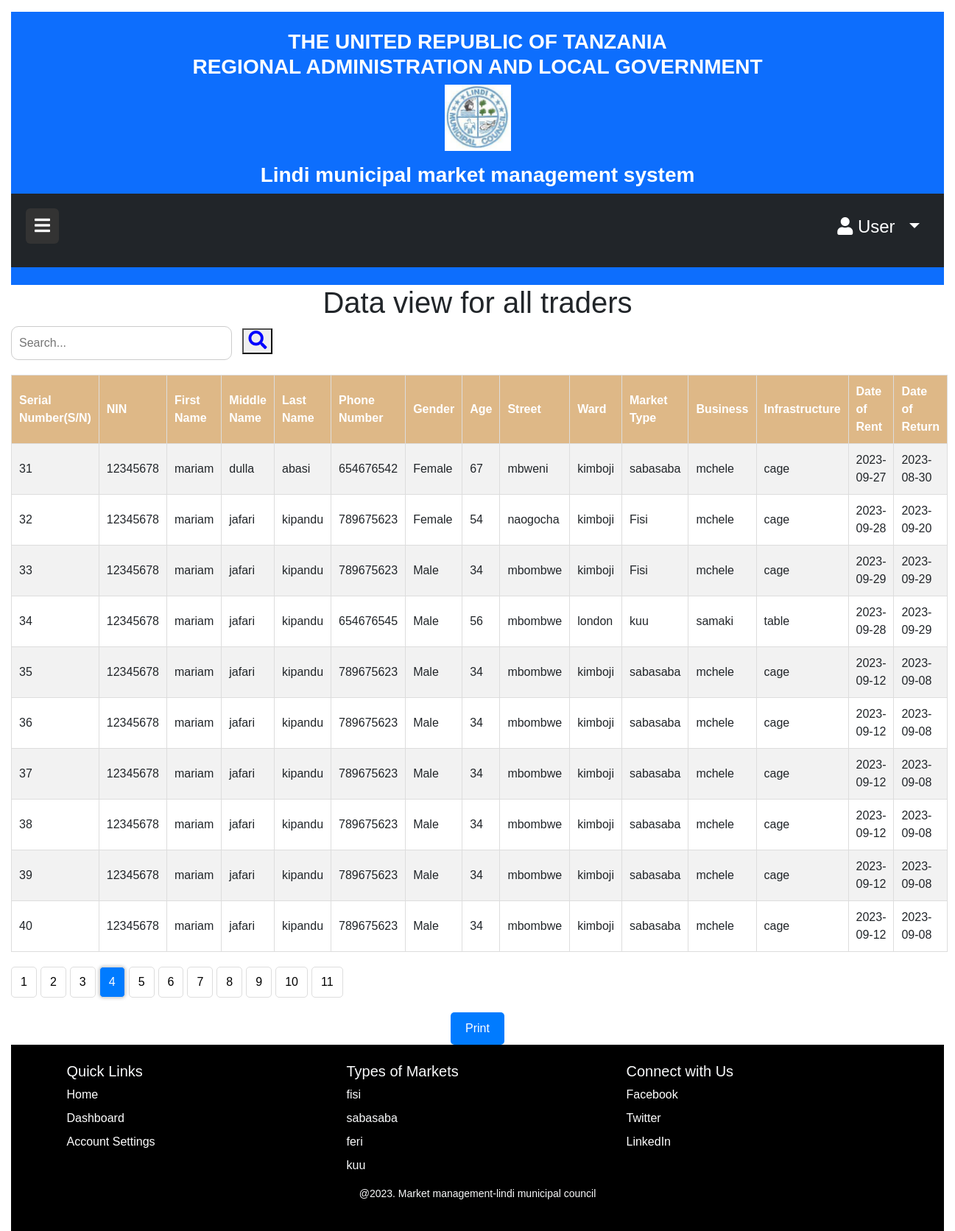
The page /Traders.php?page=4 on the database its author committed.
### tables this page shows
CREATE TABLE `wafanyabiashara` (
  `Mfanyabiashara_ID` int(11) NOT NULL,
  `NIN` varchar(24) NOT NULL,
  `Jina_la_Kwanza` varchar(15) NOT NULL,
  `Jina_Kati` varchar(15) NOT NULL,
  `Jina_Mwisho` varchar(15) NOT NULL,
  `Namba_ya_Simu` int(11) NOT NULL,
  `Jinsi` text NOT NULL,
  `Umri` int(11) NOT NULL,
  `Street` varchar(15) NOT NULL,
  `Ward` varchar(15) NOT NULL,
  `MarketType` varchar(20) NOT NULL,
  `business` varchar(30) NOT NULL,
  `infrastructure` varchar(20) NOT NULL,
  `date_of_rent` date NOT NULL,
  `date_of_return` date NOT NULL
);

### Traders.php (the view, shortened to what this page needs)
<!DOCTYPE html>
<html>
<head>
  <link rel="stylesheet" href="https://cdn.jsdelivr.net/npm/bootstrap@5.3.0/dist/css/bootstrap.min.css">
  <link rel="stylesheet" href="https://cdnjs.cloudflare.com/ajax/libs/font-awesome/5.15.3/css/all.min.css">
  <link rel="stylesheet" href="style/content.css">
  <link rel="stylesheet" href="https://cdnjs.cloudflare.com/ajax/libs/font-awesome/5.15.4/css/all.min.css">
</head>
<body>
<div id="main-content">
            <header class="bg-primary text-white text-center py-4">
        <div class="d-flex flex-column align-items-center">
            <h3>THE UNITED REPUBLIC OF TANZANIA <br> REGIONAL ADMINISTRATION AND LOCAL GOVERNMENT</h3>
            <div class="mb-3" id="tp">
              <img src="image/lindi-municipal.jpg" alt="image" class="img-fluid">
            </div>
            <h3 class="m-0">Lindi municipal market management system<h3>
          </div>
    <div class="position-relative bg-dark p-3" id="top">
      <div class="d-flex justify-content-between">
          <button id="toggle-btn" class="btn btn-dark">
              <i class="fas fa-bars"></i>
          </button>
          <div class="user-dropdown">
              <button id="user-btn" class="btn btn-dark dropdown-toggle" data-bs-toggle="dropdown">
                  <i class="fas fa-user"></i> User <i class="fas fa-arrow"></i>
              </button>
          </div>
      </div>
    </div>
    </header>
<h1>Data view for all traders</h1>
<div class="search-container">
  <form method="GET" action="">
    <div class="search-wrapper">
      <input type="text" name="search"  placeholder="Search...">
      <button type="submit"><i class="fa fa-search" aria-hidden="true"></i></button>
    </div>
  </form>
</div>
  <?php
include 'Connection.php' ;
  $current_page = isset($_GET['page']) ? $_GET['page'] : 1;
  $rows_per_page = 10;
  $offset = ($current_page - 1) * $rows_per_page;
  $search_query = isset($_GET['search']) ? $_GET['search'] : '';
  $total_rows_query = "SELECT COUNT(*) AS total FROM wafanyabiashara WHERE
                        NIN LIKE '%$search_query%' OR
                        Jina_la_Kwanza LIKE '%$search_query%' OR
                        Jina_Kati LIKE '%$search_query%' OR
                        Jina_Mwisho LIKE '%$search_query%' OR
                        Namba_ya_Simu LIKE '%$search_query%' OR
                        Jinsi LIKE '%$search_query%' OR
                        Umri LIKE '%$search_query%' OR
                        Street LIKE '%$search_query%' OR
                        Ward LIKE '%$search_query%' OR
                        MarketType LIKE '%$search_query%' OR
                        business LIKE '%$search_query%' OR
                        infrastructure LIKE '%$search_query%' OR
                        date_of_rent LIKE '%$search_query%' OR
                        date_of_return LIKE '%$search_query%'";
  $total_rows_result = $conn->query($total_rows_query);
  $total_rows = $total_rows_result->fetch_assoc()['total'];
  $total_pages = ceil($total_rows / $rows_per_page);
  $sql = "SELECT * FROM wafanyabiashara WHERE
            NIN LIKE '%$search_query%' OR
            Jina_la_Kwanza LIKE '%$search_query%' OR
            Jina_Kati LIKE '%$search_query%' OR
            Jina_Mwisho LIKE '%$search_query%' OR
            Namba_ya_Simu LIKE '%$search_query%' OR
            Jinsi LIKE '%$search_query%' OR
            Umri LIKE '%$search_query%' OR
            Street LIKE '%$search_query%' OR
            Ward LIKE '%$search_query%' OR
            MarketType LIKE '%$search_query%' OR
            business LIKE  '%$search_query%' OR
            infrastructure LIKE '%$search_query%' OR
            date_of_rent LIKE '%$search_query%' OR
            date_of_return LIKE '%$search_query%'
          LIMIT $offset, $rows_per_page";
  $result = $conn->query($sql);
  if ($result->num_rows > 0) {
    echo "<table>";
    echo "<tr>
            <th class='serial-number'>Serial Number(S/N)</th>
            <th class='table-header'>NIN</th>
            <th class='table-header'>First Name</th>
            <th class='table-header'>Middle Name</th>
            <th class='table-header'>Last Name</th>
            <th class='table-header'>Phone Number</th>
            <th class='table-header'>Gender</th>
            <th class='table-header'>Age</th>
            <th class='table-header'>Street</th>
            <th class='table-header'>Ward</th>
            <th class='table-header'>Market Type</th>
            <th class='table-header'>Business</th>
            <th class='table-header'>Infrastructure</th>
            <th class='table-header'>Date of Rent</th>
            <th class='table-header'>Date of Return</th>
          </tr>";
    $serial_number = $offset + 1;
    while ($row = $result->fetch_assoc()) {
      $nin = $row["NIN"];
      $first_name = $row["Jina_la_Kwanza"];
      $middle_name = $row["Jina_Kati"];
      $last_name = $row["Jina_Mwisho"];
      $phone_number = $row["Namba_ya_Simu"];
      $gender = $row["Jinsi"];
      $age = $row["Umri"];
      $street = $row["Street"];
      $ward = $row["Ward"];
      $market_type = $row["MarketType"];
      $business = $row["business"];
      $infrastructure = $row["infrastructure"];
      $date_of_rent = $row["date_of_rent"];
      $date_of_return = $row["date_of_return"];
      $row_class = ($serial_number % 2 == 0) ? '' : 'gray-row';
      echo "<tr class='$row_class'>
              <td class='serial-number'>$serial_number</td>
              <td>$nin</td>
              <td>$first_name</td>
              <td>$middle_name</td>
              <td>$last_name</td>
              <td>$phone_number</td>
              <td>$gender</td>
              <td>$age</td>
              <td>$street</td>
              <td>$ward</td>
              <td>$market_type</td>
              <td>$business</td>
              <td>$infrastructure</td>
              <td>$date_of_rent</td>
              <td>$date_of_return</td>
            </tr>";
      $serial_number++;
    }
    echo "</table>";
    echo "<ul class='pagination'>";
    for ($i = 1; $i <= $total_pages; $i++) {
      $active_class = ($i == $current_page) ? 'active' : '';
      $search_param = (!empty($search_query)) ? "&search=$search_query" : "";
      echo "<li class='$active_class'><a href='?page=$i$search_param'>$i</a></li>";
    }
    echo "</ul>";
  } else {
    echo "<p>No results found.</p>";
  }
  ?>
<div class="print-button">
            <button onclick="window.print()">Print</button>
        </div>
  <footer class="custom-footer text-light py-4">
    <div class="container">
      <div class="row">
        <div class="col-md-4">
          <h5>Quick Links</h5>
          <ul class="list-unstyled">
            <li><a href="#">Home</a></li>
            <li><a href="#">Dashboard</a></li>
            <li><a href="#">Account Settings</a></li>
          </ul>
        </div>
        <div class="col-md-4">
          <h5>Types of Markets</h5>
          <ul class="list-unstyled">
            <li>fisi</li>
            <li>sabasaba</li>
            <li>feri</li>
            <li>kuu</li>
          </ul>
        </div>
        <div class="col-md-4">
          <h5>Connect with Us</h5>
          <ul class="list-unstyled">
            <li><a href="#"><i class="bi bi-facebook"></i> Facebook</a></li>
            <li><a href="#"><i class="bi bi-twitter"></i> Twitter</a></li>
            <li><a href="#"><i class="bi bi-linkedin"></i> LinkedIn</a></li>
          </ul>
        </div>
      </div>
      <p class="text-center">@2023. Market management-lindi municipal council</p>
    </div>
    </footer>
  </div>
</body>
</html>

### style/content.css (style rules this page uses)
body { height: 0; }
#main-content { transition: margin-left 0.3s ease-in-out; padding-left: 15px; padding-right: 15px; }
#toggle-btn { position: absolute; left: 20px; top: 20px; background: #333; color: white; border: none; cursor: pointer; font-size: 24px; z-index: 1001; }
#tp img { height: 90px; width: 90px; }
#user-btn { position: absolute; top: 20px; right: 20px; background: #333; color: white; cursor: pointer; font-size: 24px; z-index: 1001; }
#top { background-color: #f7f7f7; height: 100px; }
.user-dropdown { position: absolute; top: 0; right: 0; }
#user-btn { border-radius: 0; background-color:transparent; }
:root { --main-background-color: #f7f7f7; }
.custom-footer { padding: 100px 0; background-color: var(--main-background-color); background-color:black; }
footer { padding: 20px 10px; background-color: black; }
footer ul { list-style: none; padding: 0; }
footer ul li { margin-bottom: 8px; }
footer ul li a { color: #fff; text-decoration: none; transition: color 0.3s ease; }
footer p { font-size: 14px; }
input[type="text"], input[type="tel"], input[type="number"], input[type="date"], select { width: 100%; padding: 10px; border: 1px solid #ccc; border-radius: 5px; }
h3 { font-weight: bold; }

### Traders.php (style rules this page uses)
body { font-family: Arial, sans-serif; }
h1 { text-align: center; }
table { width: 100%; border-collapse: collapse; margin-top: 20px; }
table, th, td { border: 1px solid #ddd; }
th, td { padding: 10px; text-align: left; }
th { background-color: burlywood; color: #fff; }
tr:nth-child(even) { background-color: #f2f2f2; }
.print-button { margin-top: 20px; text-align: center; }
.print-button button { background-color: #007bff; color: #fff; padding: 10px 20px; border: none; border-radius: 5px; cursor: pointer; }
.pagination { margin-top: 20px; list-style-type: none; text-align: center; }
.pagination li { display: inline-block; margin-right: 5px; }
.pagination li a { display: inline-block; padding: 8px 12px; text-decoration: none; color: #000; border: 1px solid #ddd; border-radius: 5px; }
.pagination li.active a { background-color: #007bff; color: #fff; box-shadow: 0px 0px 5px rgba(0, 0, 0, 0.3); }
.search-container { display: flex; align-items: center; }
input[type="text"] { padding: 10px; border: 1px solid #ccc; border-radius: 10px; width: 300px; margin-right: 10px; }
.fa-search { font-size: 25px; color:blue; }
.gray-row { background-color: #f2f2f2; }

### rows shown on the page
wafanyabiashara: NIN "12345678", Jina_la_Kwanza "mariam", Jina_Kati "dulla", Jina_Mwisho "abasi", Namba_ya_Simu "654676542", Jinsi "Female", Umri "67", Street "mbweni", Ward "kimboji", MarketType "sabasaba", business "mchele", infrastructure "cage", date_of_rent "2023-09-27", date_of_return "2023-08-30"
wafanyabiashara: NIN "12345678", Jina_la_Kwanza "mariam", Jina_Kati "jafari", Jina_Mwisho "kipandu", Namba_ya_Simu "789675623", Jinsi "Female", Umri "54", Street "naogocha", Ward "kimboji", MarketType "Fisi", business "mchele", infrastructure "cage", date_of_rent "2023-09-28", date_of_return "2023-09-20"
wafanyabiashara: NIN "12345678", Jina_la_Kwanza "mariam", Jina_Kati "jafari", Jina_Mwisho "kipandu", Namba_ya_Simu "789675623", Jinsi "Male", Umri "34", Street "mbombwe", Ward "kimboji", MarketType "Fisi", business "mchele", infrastructure "cage", date_of_rent "2023-09-29", date_of_return "2023-09-29"
wafanyabiashara: NIN "12345678", Jina_la_Kwanza "mariam", Jina_Kati "jafari", Jina_Mwisho "kipandu", Namba_ya_Simu "654676545", Jinsi "Male", Umri "56", Street "mbombwe", Ward "london", MarketType "kuu", business "samaki", infrastructure "table", date_of_rent "2023-09-28", date_of_return "2023-09-29"
wafanyabiashara: NIN "12345678", Jina_la_Kwanza "mariam", Jina_Kati "jafari", Jina_Mwisho "kipandu", Namba_ya_Simu "789675623", Jinsi "Male", Umri "34", Street "mbombwe", Ward "kimboji", MarketType "sabasaba", business "mchele", infrastructure "cage", date_of_rent "2023-09-12", date_of_return "2023-09-08"
wafanyabiashara: NIN "12345678", Jina_la_Kwanza "mariam", Jina_Kati "jafari", Jina_Mwisho "kipandu", Namba_ya_Simu "789675623", Jinsi "Male", Umri "34", Street "mbombwe", Ward "kimboji", MarketType "sabasaba", business "mchele", infrastructure "cage", date_of_rent "2023-09-12", date_of_return "2023-09-08"
wafanyabiashara: NIN "12345678", Jina_la_Kwanza "mariam", Jina_Kati "jafari", Jina_Mwisho "kipandu", Namba_ya_Simu "789675623", Jinsi "Male", Umri "34", Street "mbombwe", Ward "kimboji", MarketType "sabasaba", business "mchele", infrastructure "cage", date_of_rent "2023-09-12", date_of_return "2023-09-08"
wafanyabiashara: NIN "12345678", Jina_la_Kwanza "mariam", Jina_Kati "jafari", Jina_Mwisho "kipandu", Namba_ya_Simu "789675623", Jinsi "Male", Umri "34", Street "mbombwe", Ward "kimboji", MarketType "sabasaba", business "mchele", infrastructure "cage", date_of_rent "2023-09-12", date_of_return "2023-09-08"
wafanyabiashara: NIN "12345678", Jina_la_Kwanza "mariam", Jina_Kati "jafari", Jina_Mwisho "kipandu", Namba_ya_Simu "789675623", Jinsi "Male", Umri "34", Street "mbombwe", Ward "kimboji", MarketType "sabasaba", business "mchele", infrastructure "cage", date_of_rent "2023-09-12", date_of_return "2023-09-08"
wafanyabiashara: NIN "12345678", Jina_la_Kwanza "mariam", Jina_Kati "jafari", Jina_Mwisho "kipandu", Namba_ya_Simu "789675623", Jinsi "Male", Umri "34", Street "mbombwe", Ward "kimboji", MarketType "sabasaba", business "mchele", infrastructure "cage", date_of_rent "2023-09-12", date_of_return "2023-09-08"
